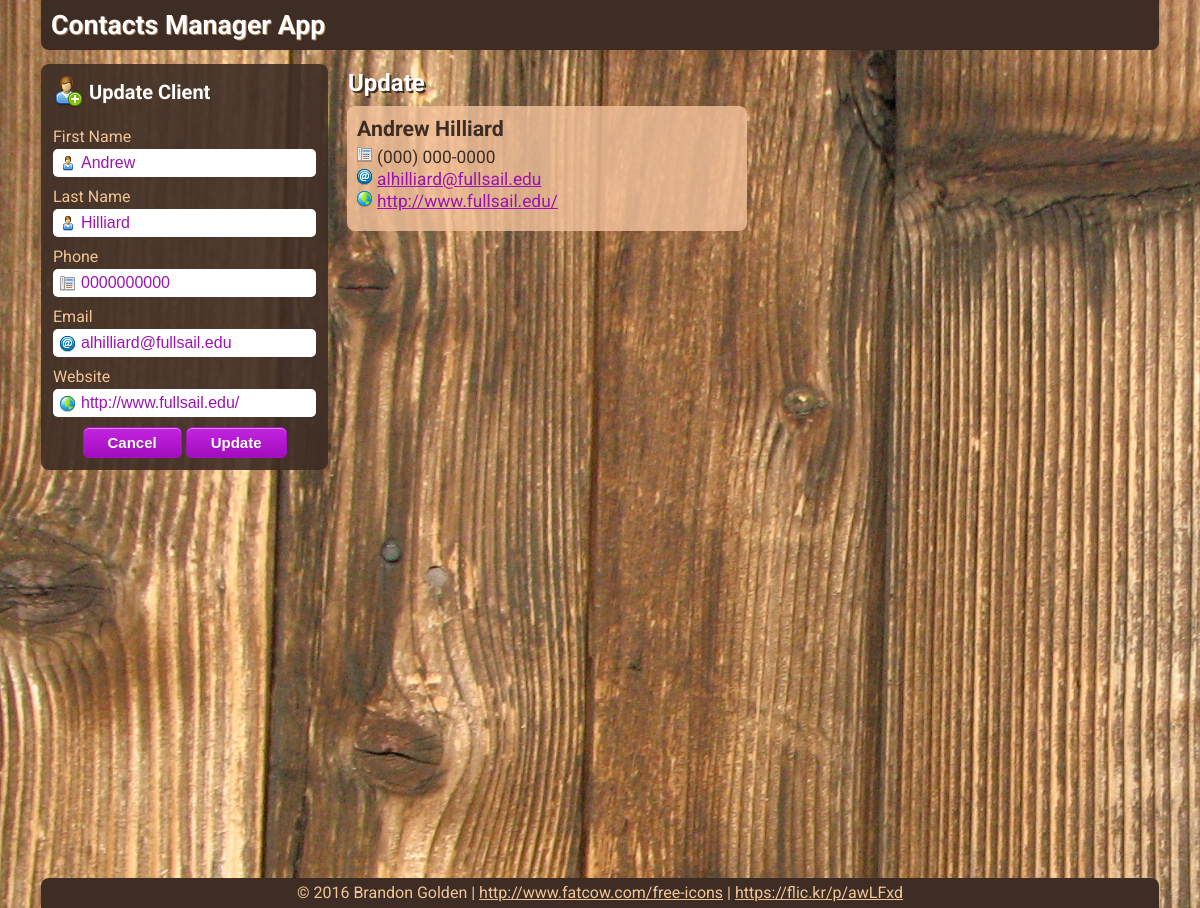
The app's page /ContactsManagerApp/UpdateClients.php?id=66 with its own data.
### tables this page shows
CREATE TABLE `clients` (
  `id` int(11) unsigned NOT NULL AUTO_INCREMENT,
  `firstname` varchar(255) DEFAULT NULL,
  `lastname` varchar(255) DEFAULT NULL,
  `phone` varchar(255) DEFAULT NULL,
  `email` varchar(255) DEFAULT NULL,
  `website` varchar(255) DEFAULT NULL,
  PRIMARY KEY (`id`)
);

### ContactsManagerApp/UpdateClients.php (the view, shortened to what this page needs)
<?php
	if ($_SERVER['REQUEST_METHOD'] == 'POST') {
		$clientid = $_POST['clientid'];
		$firstname = $_POST['firstname'];
		$lastname = $_POST['lastname'];
		$phone = $_POST['phone'];
		$email = $_POST['email'];
		$website = $_POST['website'];
		$validationSuccessful = true;
		if (filter_var($email, FILTER_VALIDATE_EMAIL) === false) {
			$validationSuccessful = false;
		}
		if (filter_var($website, FILTER_VALIDATE_URL) === false) {
			$validationSuccessful = false;
		}
		$phone = preg_replace('/[^0-9]/', '', $_POST['phone']);
		if((strlen($phone) === 10) === false) {
		    $validationSuccessful = false;
		}
		if ($validationSuccessful === false) {
			$_SESSION["message"] = "Update not successful";
		}
		if ($validationSuccessful === true) {
			$user = "root";
			$pass = "root";
			$dbh = new PDO('mysql:host=localhost;dbname=ssl;port=8889', $user, $pass);
			$stmt = $dbh->prepare("
			UPDATE clients
	  	 	SET
	  	 	firstname = :firstname,
	       	lastname = :lastname,
	       	phone = :phone,
	       	email = :email,
	       	website = :website
	 		WHERE
	 		id = :clientid;
	 		");
	 		$stmt->bindParam(':clientid', $clientid);
			$stmt->bindParam(':firstname', $firstname);
			$stmt->bindParam(':lastname', $lastname);
			$stmt->bindParam(':phone', $phone);
			$stmt->bindParam(':email', $email);
			$stmt->bindParam(':website', $website);
			$stmt->execute();
			$_SESSION["message"] = "Update Successful";
			header('Location: index.php');
		} else {
			$_SESSION["message"] = "Update Not Successful";
		}
	} else {
		$user = "root";
		$pass = "root";
		$dbh = new PDO('mysql:host=localhost;dbname=ssl;port=8889', $user, $pass);
		$clientid = $_GET['id'];
		$stmt = $dbh->prepare('SELECT id, firstname, lastname, phone, email, website FROM clients WHERE id = :clientid;');
		$stmt->bindParam(':clientid', $clientid);
		$stmt->execute();
		$result = $stmt->fetchall(PDO::FETCH_ASSOC);
		foreach ($result as $row) {
			$firstname = $row['firstname'];
			$lastname = $row['lastname'];
			$phone = $row['phone'];
			$email = $row['email'];
			$website = $row['website'];
		}
	}
?>
<!DOCTYPE html>
<html>
<head>
	<link rel="stylesheet" href="css/main.css">
</head>
<body>
	<div id="container">
	<h1>Contacts Manager App</h1>
	<form action="UpdateClients.php" method="POST">
		<h3>Update Client</h3>
		<label for="firstname">First Name</label><br>
		<input type="text" name="firstname" value="<?php echo $firstname; ?>" required><br>
		<label for="lastname">Last Name</label><br>
		<input type="text" name="lastname" value="<?php echo $lastname; ?>" required><br>
		<label for="phone">Phone</label><br>
		<input type="text" name="phone" value="<?php echo $phone; ?>" required><br>
		<label for="email">Email</label><br>
		<input type="text" name="email" value="<?php echo $email; ?>" required><br>
		<label for="website">Website</label><br>
		<input type="text" name="website" value="<?php echo $website; ?>" required><br>
		<div class="formButtons">
			<a href="index.php" class="myButton">Cancel</a>
			<input type="submit" value="Update" class="myButton">
		</div>
	</form>
	<div id="contactsContainer">
	<h2>Update</h2>
	<div class="contact">
		<div class="contactName"><?php echo $firstname . ' ' . $lastname; ?></div>
		<div class="contactPhone"><?php echo  "(".substr($phone, 0, 3).") ".substr($phone, 3, 3)."-".substr($phone,6) ; ?></div>
		<div class="contactEmail"><a href="mailto:<?php echo $email; ?>"><?php echo $email; ?></a></div>
		<div class="contactWebsite"><a href="<?php echo $website; ?>"><?php echo $website; ?></a></div>
	</div>
	</div>
	<div id="footer">&copy; 2016 Brandon Golden | <a href="http://www.fatcow.com/free-icons">http://www.fatcow.com/free-icons</a> | <a href="https://flic.kr/p/awLFxd">https://flic.kr/p/awLFxd</a></div>
	</div>
</body>
</html>

### ContactsManagerApp/css/main.css (style rules this page uses)
body { background: url("../img/background.jpg"); background-repeat: no-repeat; background-attachment: fixed; color: #3D2D25; font-family: 'Roboto', sans-serif; margin: 0; }
.contact { width: 380px; border-radius: 8px; margin: 4px; padding: 10px; background: #F4C39D; display: inline-block; float: left; background-color:rgba(244, 195, 157, 0.8); }
.contactName { font-size: 16pt; width: 100%; font-weight: bold; margin-bottom: 6px; }
.contactPhone, .contactEmail, .contactWebsite { width: 100%; height: 20px; font-size: 13pt; padding-left: 20px; margin-bottom: 2px; }
.contactPhone { background: url("../img/telephone.png") no-repeat; }
.contactEmail { background: url("../img/contact_email.png") no-repeat; }
.contactWebsite { background: url("../img/world.png") no-repeat; margin-bottom: 10px; }
.myButton { -moz-box-shadow:inset 0px 1px 0px 0px #e184f3; -webkit-box-shadow:inset 0px 1px 0px 0px #e184f3; box-shadow:inset 0px 1px 0px 0px #e184f3; background:-webkit-gradient(linear, left top, left bottom, color-stop(0.05, #c123de), color-stop(1, #a20dbd)); background:-moz-linear-gradient(top, #c123de 5%, #a20dbd 100%); background:-webkit-linear-gradient(top, #c123de 5%, #a20dbd 100%); background:-o-linear-gradient(top, #c123de 5%, #a20dbd 100%); background:-ms-linear-gradient(top, #c123de 5%, #a20dbd 100%); background:linear-gradient(to bottom, #c123de 5%, #a20dbd 100%); filter:progid:DXImageTransform.Microsoft.gradient(startColorstr='#c123de', endColorstr='#a20dbd',GradientType=0); background-color:#c123de; -moz-border-radius:6px; -webkit-border-radius:6px; border-radius:6px; border:1px solid #a511c0; display:inline-block; cursor:pointer; color:#ffffff; font-family:Arial; font-size:15px; font-weight:bold; padding:6px 24px; text-decoration:none; text-shadow:0px 1px 0px #9b14b3; }
input[type="text"] { width: 232px; height: 22px; margin-bottom: 10px; margin-top: 3px; border-radius: 5px; border: none; font-size: 12pt; padding: 3px; color: #9b14b3; background: #fff; }
input[name="phone"] { background: #fff url("../img/telephone.png") no-repeat 7px 7px; padding-left: 28px; }
input[name="email"] { background: #fff url("../img/contact_email.png") no-repeat 7px 7px; padding-left: 28px; }
input[name="website"] { background: #fff url("../img/world.png") no-repeat 7px 7px; padding-left: 28px; }
input[name="firstname"], input[name="lastname"] { background: #fff url("../img/user.png") no-repeat 7px 7px; padding-left: 28px; }
label { font-size: 12pt; }
form { padding: 12px; float: left; margin-right: 12px; background: rgba(61,45,37,.9); color: #F1C597; border-radius: 8px; }
h3 { font-size: 15pt; margin: 0 0 15px 0; color: #fff; background: url("../img/user_add.png") no-repeat; padding-left: 36px; padding-top: 4px; height: 32px; }
h2 { font-size: 18pt; margin: 0; padding: 5px; border-radius: 8px; color: #fff; text-shadow: 2px 2px #3D2D25; }
h1 { background-color: #3D2D25; color: #fff; margin: 0 0 14px 0; line-height: 50px; text-shadow: 1px 1px #A87B56; padding-left: 10px; font-size: 20pt; border-bottom-left-radius: 8px; border-bottom-right-radius: 8px; }
#contactsContainer { float: right; width: 816px; min-height: 800px; }
#container { width: 1118px; margin: 0 auto; min-height: 750px; margin-bottom: 10px; }
input[type="submit"] { margin: 0 auto; }
a { color: #9b14b3; }
#footer { background: #3D2D25; color: #F1C597; margin: 14px 0 0 0; line-height: 30px; text-align: center; bottom: 0; display: block; float: left; width: 100%; border-top-right-radius: 8px; border-top-left-radius: 8px; }
#footer a { color: #F1C597; }
.formButtons { width: 204px; margin: 0 auto; }

### records on screen
clients: firstname "Andrew", lastname "Hilliard", phone "0000000000", email "alhilliard@fullsail.edu", website "http://www.fullsail.edu/", phone "000", phone "0000"
